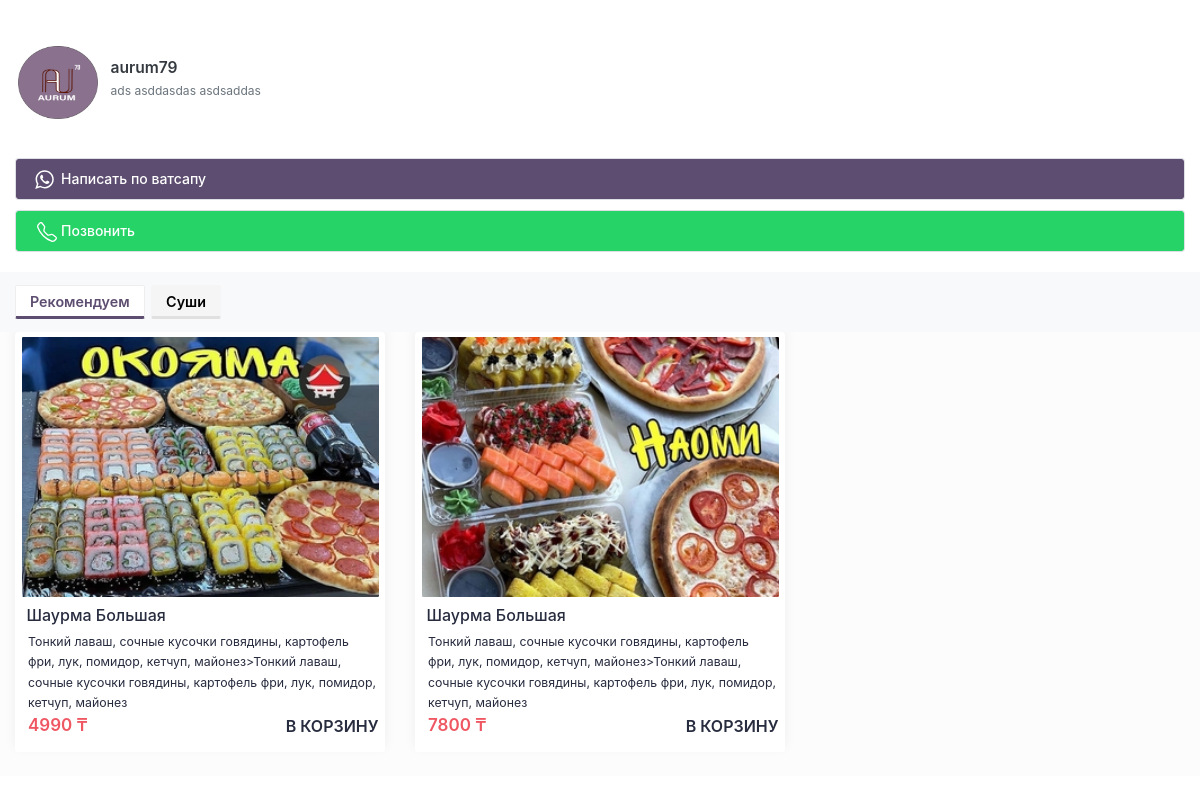
/medet/, run on the app's committed database.
### construct_site/models.py (models this page shows, shortened)
class AdditionalData(models.Model):
    element_id = models.CharField(max_length=40)
    photo = ProcessedImageField(upload_to='images/',
                                null=True, blank=True,
                                processors=[ResizeToFill(240, 240)],
                                format='PNG',
                                options={'quality': 100})
    value = models.TextField(null=True, blank=True)
    user_site = models.ForeignKey(UserSite, on_delete=models.CASCADE, null=True, blank=True)

class Support(models.Model):
    KIND_CHOICES = (
        (1, "Ватсап"),
        (2, "Номер телефона")
    )
    kind = models.IntegerField(default=1, choices=KIND_CHOICES)
    label = models.CharField(max_length=80, default='Написать по ватсапу')
    user_site = models.ForeignKey(UserSite, on_delete=models.CASCADE)
    bacground_color = models.CharField(max_length=120, default='#25d366')
    text_color = models.CharField(max_length=120, default='#ffffff')
    icon_color = models.CharField(max_length=120, default='#ffffff')
    whatsapp_text = models.CharField(max_length=120, blank=True, null=True, default='')
    is_main = models.BooleanField(default=False)

### construct_site_food/models.py (models this page shows, shortened)
class BaseMixin(models.Model):
    title = models.CharField(max_length=180)
    class Meta:
    	abstract = True

class Category(BaseMixin):
    user_site = models.ForeignKey(
    	UserSite, on_delete=models.CASCADE,
    	null=True, blank=True,
    	related_name='category_user_sites')
    color = models.CharField(max_length=120, default="#fc8019")
    sorting = models.IntegerField(default=0)

class Good(BaseMixin):
    FONT_CHOICES = (
        ('Arial', 'Arial'),
        ('Verdana', 'Verdana'),
        ('Kudry', 'Kudry'),
        ('Scriptina', 'Scriptina'),
        ('Edwardian Script', 'Edwardian Script'),
        ('Great Vibes', 'Great Vibes'),
        ('Alex Brush', 'Alex Brush'),
        ('Snell Roundhand', 'Snell Roundhand'),
        ('Monotype Corsiva', 'Monotype Corsiva'),
        ('Pinyon Script', 'Pinyon Script'),
        ('Satisfy', 'Satisfy'),
        ('Tangerine', 'Tangerine'),
        ('Allura', 'Allura'),
    )
    title = models.CharField(max_length=120, null=True, blank=True)
    description = models.TextField(blank=True)
    price = models.CharField(max_length=120, blank=True, default='')
    old_price = models.CharField(max_length=120, blank=True, default='')
    photo = ProcessedImageField(upload_to='images/',
                                processors=[ResizeToFill(317, 231)],
                                format='JPEG',
                                options={'quality': 100})
    category = models.ForeignKey(Category,
    	on_delete=models.SET_NULL, null=True, blank=True)
    user_site = models.ForeignKey(
    	UserSite, on_delete=models.CASCADE,
    	related_name='good_user_sites', null=True, blank=True)
    sorting = models.IntegerField(default=0)
    font = models.CharField(
        max_length=100,
        choices=FONT_CHOICES,
        default='AR',  # Установить стандартное значение, если требуется
        blank=True
    )

### construct_site_food/views.py (the view)
# urls.py: path('<slug:slug>/', views.ClientIndexView.as_view(), name='client'),
class ClientIndexView(GoodMixin, View):
    def get(self, request, **kwargs):
        context = {}
        slug = self.kwargs.get('slug')
        categories = Category.objects.filter(
            user_site__slug=slug).select_related().order_by('-sorting')
        supports = Support.objects.filter(user_site__slug=slug)
        goods = Good.objects.filter(user_site__slug=slug).order_by('-sorting')
        if categories.exists():
            category = self.kwargs.get('category', None)
            if not  category:
                category = categories.first().id
            goods = goods.filter(category=category)
            context['active_category'] = category
        user_site = get_object_or_404(UserSite, slug=slug)
        context['slug'] = slug
        context['categories'] = categories
        context['goods'] = goods
        context['supports'] = supports
        context['user_site'] = user_site
        context['manifest_file'] = '/manifest/' + str(slug) + '.json'
        return render(request, user_site.site.template_name, context)

### cart/cart.py (called while the page is built)
    def __len__(self):
        return sum(item['quantity'] for item in self.cart.values())

    def get_total_price(self):
        return sum(Decimal(item['price']) * item['quantity'] for item in self.cart.values())

    def get_good(self, good):
        good_id = str(good.id)
        if good_id in self.cart:
            return self.cart[good_id]
        return False

### cart/context_processors.py (called while the page is built)
def cart(request):
    return {'cart': Cart(request)}

### construct_site/templatetags/construct_tags.py (called while the page is built)
@register.simple_tag
def get_text(element_id, slug, text_default):
	additional_data = AdditionalData.objects.filter(
		element_id=element_id, user_site__slug=slug).first()
	if additional_data:
		return additional_data.value
	else:
		return text_default

@register.simple_tag
def get_photo(element_id, slug,  photo_default):
	additional_data = AdditionalData.objects.filter(
		element_id=element_id, user_site__slug=slug).first()
	if additional_data:
		return additional_data.photo.url
	else:
		return static(photo_default)

@register.simple_tag
def get_good(request, good_id):
	cart = Cart(request)
	return cart.get_good(good_id)

@register.simple_tag
def condition_set(condition, classes1, classes2, value=''):
	if value == '':
		if condition:
			return classes1
		else:
			return classes2
	else:
		if condition == value:
			return classes1
		else:
			return classes2

@register.simple_tag
def set_cookie(slug, support):
	return str(slug) + str(support)

@register.simple_tag
def set_style(property, value, condition=True):
	if condition:
		return mark_safe('style="{0}:{1}"'.format(property,value))
	else:
		return ''

@register.simple_tag
def condition_count(condition1, condition2, value=''):
	if condition1 > condition2:
		return value
	return ''

### templates/construct_site_food/foodoma/index.html (shortened to what this page needs)
﻿<html lang="en" class="">
   <head>
      {% load static %}
      {% load pwa %}
      {% load construct_tags %}
      <link rel="stylesheet" type="text/css" href="{% static 'css/construct_site_food/main.css' %}">
      <link rel="stylesheet" type="text/css" href="{% static 'css/construct_site_food/style.css' %}">
   </head>
   <body cz-shortcut-listen="true" class="">
      <div id="page-container">
         <div id="root">
            <span>
               <div>
                  <div class="height-25 bg-white">
                     {% get_photo 'logo' slug 'img/default_logo.png' as logo  %}
                     {% get_text 'site_text' slug 'Название компании' as logo_text %}
                     {% get_text 'information' slug 'Информацию о компании' as information %}
                     <a class="no-click" href="#">
                        <div class="pt-20">
                           <div class="block-content block-content-full pt-2">
                              <img src="{{logo}}" alt="go-menu" class="restaurant-image mt-0">
                           </div>
                           <div class="block-content block-content-full restaurant-info">
                              <h4 class="font-w600 mb-5 text-dark">{{logo_text|safe}}</h4>
                              <div class="font-size-sm text-muted truncate-text text-muted">{{information|safe}}</div>
                           </div>
                        </div>
                     </a>
                  </div>
                  <div class="col-12 mt-10-0">
                     {% for support in supports %}
                        {% if support.kind == 1 %}
                           <div class="input-group mt-10">
                              {% condition_count support.phonenumber_set.count 1 'go-whatsapp' as support_is_distribution %}
                              <a href="https://wa.me/{{support.phonenumber_set.first.phone_number}}?text={{support.whatsapp_text|default_if_none:''}}" class="form-control login-button {{support_is_distribution}}" data-id="{{support.id}}" data-message="{{support.whatsapp_text}}" data-cookie="{% set_cookie slug support.id %}" {% set_style 'background-color' support.bacground_color %} data-url="{% url 'construct_site:support_phone_number' slug=slug    id=support.id %}">
                              <output {% set_style 'color' support.text_color %}>
                                  {{support.label|safe}}
                              </output>
                              </a>
                           </div>
                        {% else %}
                           <div class="input-group mt-10">
                              <a href="tel:{{support.phonenumber_set.first.phone_number}}" class="form-control phone-button" {% set_style 'background-color' support.bacground_color %}>
                              <output {% set_style 'color' support.text_color %}>
                                 {{support.label|safe}}
                              </output>
                              </a>
                           </div>
                        {% endif %}
                     {% endfor %}
                  </div>
                  <div class="bg-grey-light mt-20 mb-100">
                     {% if categories.exists %}
                        <div class="bg-light sticky-top">
                           <div class="px-15 py-3 d-flex justify-content-between align-items-center">
                              <div class="d-flex overflow-auto">
                                 {% for category in categories %}
                                    {% condition_set category.id 'mr-2 user-preferred' '' active_category as is_active %}
                                    <button class="category btn btn-preference mr-2 {{is_active}}" data-id="{{category.id}}" data-url="{% url 'construct_site_food:good_list' slug=slug category=category.id %}" {% set_style 'border-bottom-color' category.color is_active %}>
                                       <span {% set_style 'color' category.color is_active %}>{{category.title|safe}}</span>
                                    </button>
                                 {% endfor %}
                              </div>
                           </div>
                        </div>
                     {% endif %}
                     <div class="px-15">
                        <div class="row" id="good-content">
                           {% include "construct_site_food/foodoma/good/list.html" %}
                        </div>
                     </div>
                  </div>
               </div>
            </span>
         </div>
      </div>
   </body>
</html>

### templates/construct_site_food/foodoma/good/list.html (shortened to what this page needs)
{% load construct_tags %}
{% for good in goods %}
   {% get_good request good as good_in_card %}
   {% condition_set good_in_card 'hidden' '' as in_cart_display %}
   <div class="col-md-4 col-sm-12">
      <div class="product-slider-item">
         <div class="block border-radius-275 recommended-item-shadow">
            <div class="block-content recommended-item-content-new mb-5">
               <img src="{{ good.photo.url }}" alt="Skillet Cookie" class="recommended-item-image-new">
               <div class="my-2">
                  <div class="px-5 text-left recommended-v2-ellipsis-meta">
                     <div class="d-flex justify-content-between align-items-center">
                        <a href="{% url 'construct_site_food:good_detail' good.id %} ">
                           <span class="meta-name">{{good.title|safe}}</span>
                        </a>
                     </div>
                  </div>
                  <div class="ml-2">
                     <span class="meta-price">{{good.description|safe}}</span>
                  </div>
                  <div class="ml-2 fotter-product">
                     <div class="price">
                        {{good.price}} ₸
                     </div>
                     <div data-id="{{good.id}}" class="in-cart fotter-text {{in_cart_display}}" data-url="{% url 'construct_site_food:good_add_to_cart' id=good.id %}">
                         В корзину
                     </div>
                  </div>
               </div>
            </div>
         </div>
      </div>
   </div>
{% endfor %}

### static/css/construct_site_food/style.css (style rules this page uses)
.login-button { background-color: rgb(37, 211, 102); color: white; }
.login-button { cursor: pointer; font-weight: 500; height: 42px; padding: 2px 0px !important; }
.login-button svg { width: 27px; margin-left: 15px; margin-top: 5px; position: absolute; fill: #fff; }
.phone-button { background-color: rgb(29, 161, 242); color: white; cursor: pointer; font-weight: 500; height: 42px; padding: 2px 0px !important; }
.phone-button svg { width: 20px; margin-left: 21px; margin-top: 9px; position: absolute; fill: #fff; }
.phone-button output { color: #ffffff; padding: 10px 45px; font-size: 14px; }
.login-button output { color: #ffffff; padding: 10px 45px; font-size: 14px; }
.block-content-full { border-top-left-radius: 5px; border-top-right-radius: 5px; }
.btn-preference { margin-right: 5px; }
.overflow-auto { overflow: auto; }
.sticky-top { position: sticky; top: -1px; z-index: 1; }
.product-slider-item { margin-left: 0; margin-right: 0; }
.recommended-item-image-new { width: 100%; border-radius: .1rem; }
.recommended-item-content-new { padding: .5rem; padding-top: 5px; }
.fotter-product { display: flex; align-items: center; justify-content: space-between; }
.price { font-size: 17px; font-weight: 600; white-space: nowrap; color: #EF5762; }
.meta-name { font-size: 16px; margin-bottom: 10px; }
.fotter-text { font-size: 16px; font-weight: 600; text-transform: uppercase; }
.height-25 { height: 16vh; }

### data on the page
AdditionalData: value "aurum79"
AdditionalData: value "ads asddasdas asdsaddas"
Support: label "Написать по ватсапу"
Support: label "Позвонить"
Category: title "Рекомендуем"
Category: title "Суши"
Good: photo (picture), title "Шаурма Большая", description "Тонкий лаваш, сочные кусочки говядины, картофель фри, лук, помидор, кетчуп, майонез>Тонкий лаваш, сочные кусочки говядины, картофель фри, лук, помидор, кетчуп, майонез", price "4990"
Good: photo (picture), title "Шаурма Большая", description "Тонкий лаваш, сочные кусочки говядины, картофель фри, лук, помидор, кетчуп, майонез>Тонкий лаваш, сочные кусочки говядины, картофель фри, лук, помидор, кетчуп, майонез", price "7800"
